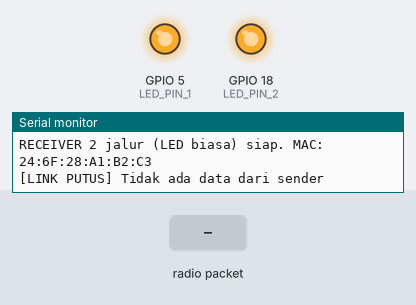
Bench run of a sketch on a simulated ESP32. Parts: output pins drawn as LEDs (lit = HIGH), the last lines printed to the serial monitor. Dashed ring = blinking. The test bench sets the inputs (shaded band).

Above: at 1.2 s.
1.3 s: radio packet "1" arrives
At 1.6 s:
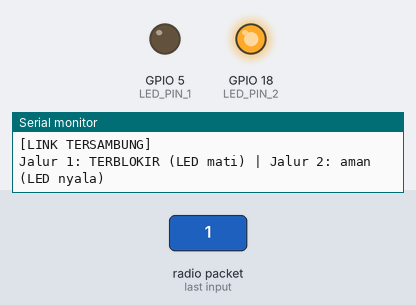
4.3 s: radio packet "2" arrives
At 5.6 s:
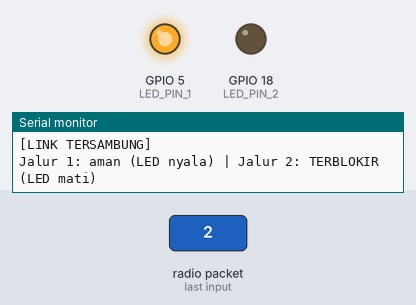
7.3 s: radio packet "0" arrives
At 9.9 s:
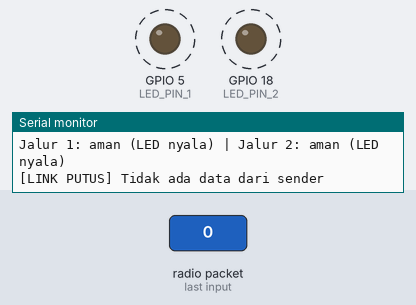
Timing chart, 0 to 16.3 s (numbered marks = the images above; inputs shaded):
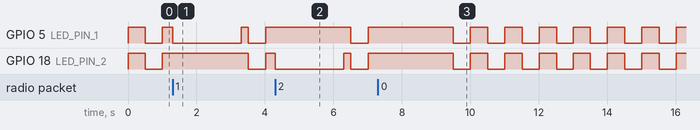

Measured:
- by itself, GPIO 5 (LED_PIN_1), GPIO 18 (LED_PIN_2): alternates HIGH for 0.50 s and LOW for 0.50 s

The sketch:

receiver.ino
```cpp
// WEEK 7 - 2 JALUR LED BIASA - RECEIVER (ESP32 #2)
// Pengganti LED strip (gagal) dengan LED biasa. Logic sama dengan Week6/tes_2jalur_receiver:
//   - Tidak ada input apa pun di sender  -> kedua LED jalur NYALA
//   - Sender mengirim jalur terblokir api -> LED jalur tsb MATI, jalur lain tetap nyala
//   - Tidak ada paket 2 detik (link putus) -> kedua LED berkedip bersamaan
// Tiap jalur = 1 LED biasa (anoda -> resistor -> pin GPIO, katoda -> GND).
#include <WiFi.h>
#include <esp_now.h>
#include <esp_wifi.h>

#define LED_PIN_1        5      // LED jalur 1 (GPIO5 -> R 220 ohm -> anoda LED -> katoda ke GND)
#define LED_PIN_2        18     // LED jalur 2 (GPIO18 -> R 220 ohm -> anoda LED -> katoda ke GND)
#define NUM_PATHS        2
#define ESPNOW_CHANNEL   1      // harus sama dengan sender
#define LINK_TIMEOUT_MS  2000
#define BLINK_MS         500    // periode kedip saat link putus

typedef struct __attribute__((packed)) {
  uint8_t blockedMask;  // bit0 = jalur 1 terblokir, bit1 = jalur 2 terblokir
} PathPacket;

const uint8_t ledPins[NUM_PATHS] = { LED_PIN_1, LED_PIN_2 };

volatile uint8_t blockedMask = 0;
volatile unsigned long lastPacketMs = 0;

// Signature callback berbeda antara Arduino-ESP32 core 3.x dan 2.x
#if defined(ESP_ARDUINO_VERSION_MAJOR) && ESP_ARDUINO_VERSION_MAJOR >= 3
void onDataRecv(const esp_now_recv_info_t *info, const uint8_t *data, int len) {
#else
void onDataRecv(const uint8_t *mac, const uint8_t *data, int len) {
#endif
  if (len != sizeof(PathPacket)) return;
  PathPacket pkt;
  memcpy(&pkt, data, sizeof(pkt));
  blockedMask = pkt.blockedMask & 0x03;
  lastPacketMs = millis();
}

// Link putus: kedua LED berkedip bersamaan
void showLinkLost() {
  bool on = (millis() / BLINK_MS) % 2 == 0;
  for (int i = 0; i < NUM_PATHS; i++) digitalWrite(ledPins[i], on ? HIGH : LOW);
}

// LED nyala = jalur aman, LED mati = jalur terblokir
void showPaths(uint8_t mask) {
  for (int i = 0; i < NUM_PATHS; i++) {
    bool blocked = (mask >> i) & 1;
    digitalWrite(ledPins[i], blocked ? LOW : HIGH);
  }

  Serial.print("Jalur 1: ");
  Serial.print((mask & 1) ? "TERBLOKIR (LED mati)" : "aman (LED nyala)");
  Serial.print(" | Jalur 2: ");
  Serial.println((mask & 2) ? "TERBLOKIR (LED mati)" : "aman (LED nyala)");
  if ((mask & 3) == 3) Serial.println("[BAHAYA] Kedua jalur terblokir");
}

void setup() {
  Serial.begin(115200);

  for (int i = 0; i < NUM_PATHS; i++) {
    pinMode(ledPins[i], OUTPUT);
    digitalWrite(ledPins[i], LOW);
  }

  WiFi.mode(WIFI_STA);
  esp_wifi_set_channel(ESPNOW_CHANNEL, WIFI_SECOND_CHAN_NONE);

  if (esp_now_init() != ESP_OK) {
    Serial.println("ESP-NOW init gagal");
    return;
  }
  esp_now_register_recv_cb(onDataRecv);

  Serial.print("RECEIVER 2 jalur (LED biasa) siap. MAC: ");
  Serial.println(WiFi.macAddress());
}

void loop() {
  static bool lastLink = true;
  static uint8_t lastMask = 0xFF;  // nilai mustahil, memaksa tampilan pertama

  bool linkUp = lastPacketMs != 0 && (millis() - lastPacketMs <= LINK_TIMEOUT_MS);
  if (!linkUp) {
    if (lastLink) Serial.println("[LINK PUTUS] Tidak ada data dari sender");
    lastLink = false;
    showLinkLost();
    delay(20);
    return;
  }

  uint8_t mask = blockedMask;
  if (!lastLink || mask != lastMask) {
    if (!lastLink) Serial.println("[LINK TERSAMBUNG]");
    lastLink = true;
    lastMask = mask;
    showPaths(mask);
  }
  delay(20);
}
```
